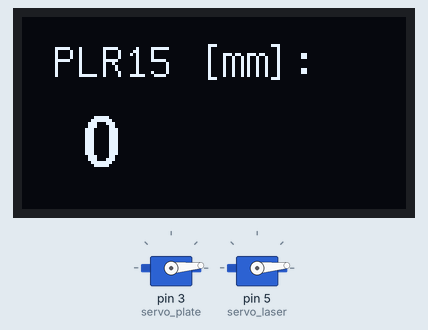
Bench run of a sketch on a simulated Arduino Mega 2560, built with avr-gcc and run on an emulated ATmega2560. Shown: 2 × servo, 128×64 one-colour display. What the sketch prints to the serial monitor is not drawn.

Above: at 0.2 s.
At 9.64 s:
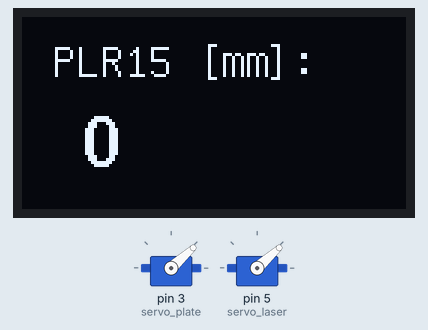
At 19.65 s:
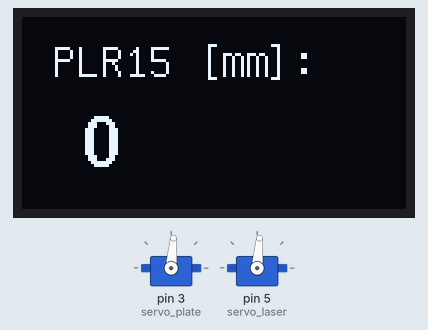
At 39.87 s:
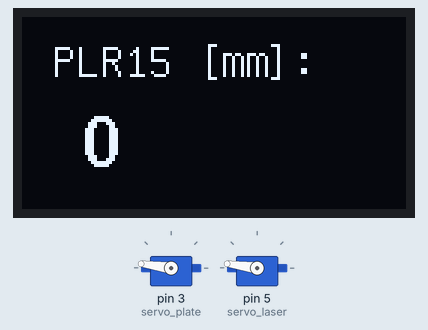
Timing chart, 0 to 40.0 s (numbered marks = the images above):
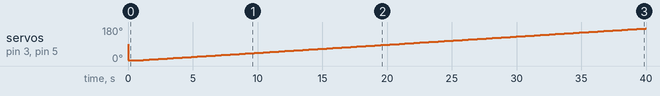

The sketch:

ThreeDScan.ino
```cpp
#include <Arduino_FreeRTOS.h>
#include <Servo.h>
#include <U8glib.h>
#include <Servo.h>

// Tasks
void
taskGetDistanceMeasurement (void *pvParameters);
void
taskDisplayManager (void *pvParameters);
void
taskServoControl (void *pvParameters);

// Task handler
TaskHandle_t Handle_DistanceMeasurement;
TaskHandle_t Handle_DisplayManager;

// Helper functions
void
draw (void);
void
setServoPosAngle_deg (int angle_deg, Servo* p_servo);

// Defines
#define MAX_READ_BYTES (64)
#define COMMAND_BYTE_LENGTH (4)

// Globals
uint8_t commandMeasure[COMMAND_BYTE_LENGTH] = { 0xC0, 0x40, 0x00, 0xEE };
uint8_t commandBacklightOff[COMMAND_BYTE_LENGTH] = { 0xC0, 0x48, 0x00, 0x62 };
uint8_t readData[MAX_READ_BYTES] = { 0 };
uint16_t u16_distance_mm = 0;
Servo servo_plate;
int offset_plate = 0;
int angle_plate = 0;
Servo servo_laser;
int offset_laser = 0;
int angle_laser = 0;

// Display constructor
U8GLIB_SH1106_128X64 u8g (U8G_I2C_OPT_NONE); // I2C / TWI

// Init
void
setup () {
  // initialize serial communication at 9600 bits per second:
  Serial.begin (9600);
  Serial1.begin (9600);

  while (!Serial) {
    ; // wait for serial port to connect.
  }

  xTaskCreate (taskGetDistanceMeasurement, (const portCHAR *) "Measurement" // A name just for humans
               , 128 // This stack size can be checked & adjusted by reading the Stack Highwater
               , NULL, 3 // Priority, with 3 (configMAX_PRIORITIES - 1) being the highest, and 0 being the lowest.
               , &Handle_DistanceMeasurement);

  xTaskCreate (taskDisplayManager, (const portCHAR *) "Measurement" // A name just for humans
               , 128 // This stack size can be checked & adjusted by reading the Stack Highwater
               , NULL, 1 // Priority, with 3 (configMAX_PRIORITIES - 1) being the highest, and 0 being the lowest.
               , &Handle_DisplayManager);

  // Now set up two tasks to run independently.
  xTaskCreate (taskServoControl, (const portCHAR *) "ServoControl" // A name just for humans
               , 128 // This stack size can be checked & adjusted by reading the Stack Highwater
               , NULL, 2 // Priority, with 3 (configMAX_PRIORITIES - 1) being the highest, and 0 being the lowest.
               , NULL);

  // Color mode
  u8g.setColorIndex (1);         // pixel on

  // Backlight off
  Serial.write (commandBacklightOff, COMMAND_BYTE_LENGTH);

  servo_plate.attach (3);
  servo_plate.write (90);
  servo_laser.attach (5);
  servo_laser.write (90);
}

void
loop () {
  // Empty. Things are done in Tasks.
}

void
taskGetDistanceMeasurement (void *pvParameters)  // This is a task.
    {
  (void) pvParameters;
  for (;;) {
    uint8_t numBytes = 0;
    uint8_t i = 0;
    uint16_t buffer = 0;

    numBytes = Serial1.available ();

    if (numBytes > 0 && numBytes <= MAX_READ_BYTES) {
      for (i = 0; i < numBytes; i++) {
        readData[i] = Serial1.read ();
        // debug out
        //Serial.print(readData[i], HEX);
        //Serial.print(" ");
      }
      //Serial.println();
      // distance
      buffer = ((uint16_t) readData[7] << 8) + (uint16_t) readData[6];
      u16_distance_mm = (uint16_t) (buffer * 0.05);
    }
    else {
      numBytes = 0;
      u16_distance_mm = 0;
    }

    // Send data to laser tool
    Serial1.write (commandMeasure, COMMAND_BYTE_LENGTH);

    // Print out data
    Serial.print (xTaskGetTickCount ());
    Serial.print (",");
    Serial.print (angle_plate, DEC);
    Serial.print (",");
    Serial.print (angle_laser, DEC);
    Serial.print (",");
    Serial.println (u16_distance_mm);

    vTaskDelay (75);  // one tick delay (15ms) in between reads for stability
  }
}

void
taskDisplayManager (void *pvParameters) {
  (void) pvParameters;

  for (;;) {
    u8g.firstPage ();
    do {
      draw ();
    }
    while (u8g.nextPage ());

    vTaskDelay (10);  // one tick delay (15ms) in between reads for stability
  }
}

void
taskServoControl (void *pvParameters)  // This is a task.
    {
  (void) pvParameters;

  for (;;) {
    static bool up_b = true;

    // change pos for plate
    if (up_b == true)
    {
      angle_plate++;
      angle_laser++;
      if (angle_plate >= 180)
      {
        up_b = false;
      }
    }
    else
    {
      angle_plate--;
      angle_laser--;
      if (angle_plate <= 0)
      {
        up_b = true;
      }
    }

    setServoPosAngle_deg ((angle_plate - offset_plate), &servo_plate);
    setServoPosAngle_deg ((angle_laser - offset_laser), &servo_laser);
    vTaskDelay (15);  // one tick delay (15ms) in between reads for stability
  }
}

// ---------------------------------------------------
// Own helper functions
void
draw (void) {
  char cstr[10] = { 0 };

  // prepare string to out
  sprintf (cstr, "%d", u16_distance_mm);

  // graphic commands to redraw the complete screen should be placed here
  u8g.setFont (u8g_font_unifont); // some noise pattern
  u8g.drawStr (10, 20, "PLR15 [mm]:");
  u8g.setFont (u8g_font_fub17);
  u8g.drawStr (20, 50, (const char*) cstr);
}

void
setServoPosAngle_deg (int angle_deg, Servo* p_servo) {
  // Do limiting
  if (angle_deg < 5) {
    angle_deg = 5;
  }
  else if (angle_deg > 175) {
    angle_deg = 175;
  }
  else {
    // do nothing
  }
  // write out
  p_servo->write (angle_deg);
}
```

sloeber.ino.cpp
```cpp
#ifdef __IN_ECLIPSE__
//This is a automatic generated file
//Please do not modify this file
//If you touch this file your change will be overwritten during the next build
//This file has been generated on 2019-02-22 20:58:51

#include "Arduino.h"
#include <Arduino_FreeRTOS.h>
#include <Servo.h>
#include <U8glib.h>
#include <Servo.h>

void setup () ;
void loop () ;
void taskGetDistanceMeasurement (void *pvParameters)       ;
void taskDisplayManager (void *pvParameters) ;
void taskServoControl (void *pvParameters)       ;
void draw (void) ;
void setServoPosAngle_deg (int angle_deg, Servo* p_servo) ;

#include "ThreeDScan.ino"


#endif
```

Measured:
- by itself, servo on pin 3 (servo_plate), servo on pin 5 (servo_laser): 90° → 5° at 0.02 s, → 6° 1.2 s later, → 7° 0.23 s later, → 8° 0.24 s later, … (169 changes in this stretch)
